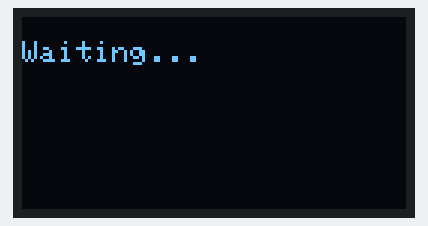
This sketch was run on a simulated ESP8266 (NodeMCU). Shown: 128×64 one-colour display. WiFi joins after 1.5 s; servers stay silent unless stated; what the sketch prints to the serial monitor is not drawn.

Above: at 0.1 s.
At 1.2 s:
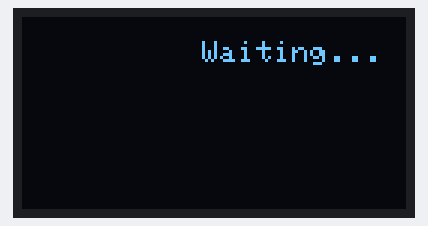
At 2.2 s:
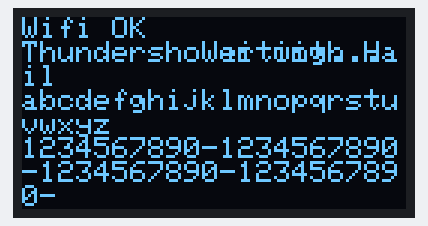

Measured:
- what the display in image 0 shows lasts 1.0 s, from 0.1 s to 1.1 s

The sketch:

how_many.ino
```cpp
#include <ESP8266WiFi.h>
#include <ESP8266HTTPClient.h>
#include <Wire.h>
#include <Adafruit_GFX.h>
#include <Adafruit_SSD1306.h>

#define SCREEN_WIDTH 128
#define SCREEN_HEIGHT 64

// 测试HTTP请求用的URL。注意网址前面必须添加"http://"
//#define URL "https://httpbin.org/get"
#define URL "http://api.tianapi.com/txapi/ncovcity/index?key=d75d29d93081d5e5f85496824d7707b6"

Adafruit_SSD1306 display(SCREEN_WIDTH, SCREEN_HEIGHT, &Wire, -1);

// 设置wifi接入信息(请根据您的WiFi信息进行修改)
const char* ssid = "xinyu";
const char* password = "jiubugaosuni1";

void setup() {
  //初始化串口设置
  Serial.begin(115200);

  if(!display.begin(SSD1306_SWITCHCAPVCC, 0x3C)) {
    Serial.println(F("SSD1306 allocation failed"));
    for(;;);
  }
  display.clearDisplay();
  display.setTextColor(WHITE);
  display.setTextSize(1);
  display.println("init...");
  display.display();

  //设置ESP8266工作模式为无线终端模式
  WiFi.mode(WIFI_STA);

  //开始连接wifi
  WiFi.begin(ssid, password);

  //等待WiFi连接,连接成功打印IP
  while (WiFi.status() != WL_CONNECTED) {
    display.clearDisplay();
    display.print("Waiting...");
    display.display();
    delay(1000);
    Serial.println("Waiting...");
  }

  display.setCursor(0, 0);
  display.println("Wifi OK");
  display.println("Thundershower with Hail");
  display.println("abcdefghijklmnopqrstuvwxyz");
  display.println("1234567890-1234567890-1234567890-1234567890-");
  display.println("line5");
  display.println("line6");
  display.println("line7");
  display.println("line8");
  display.display();

  Serial.println("");
  Serial.print("WiFi Connected!");
}

void loop() {}
```
